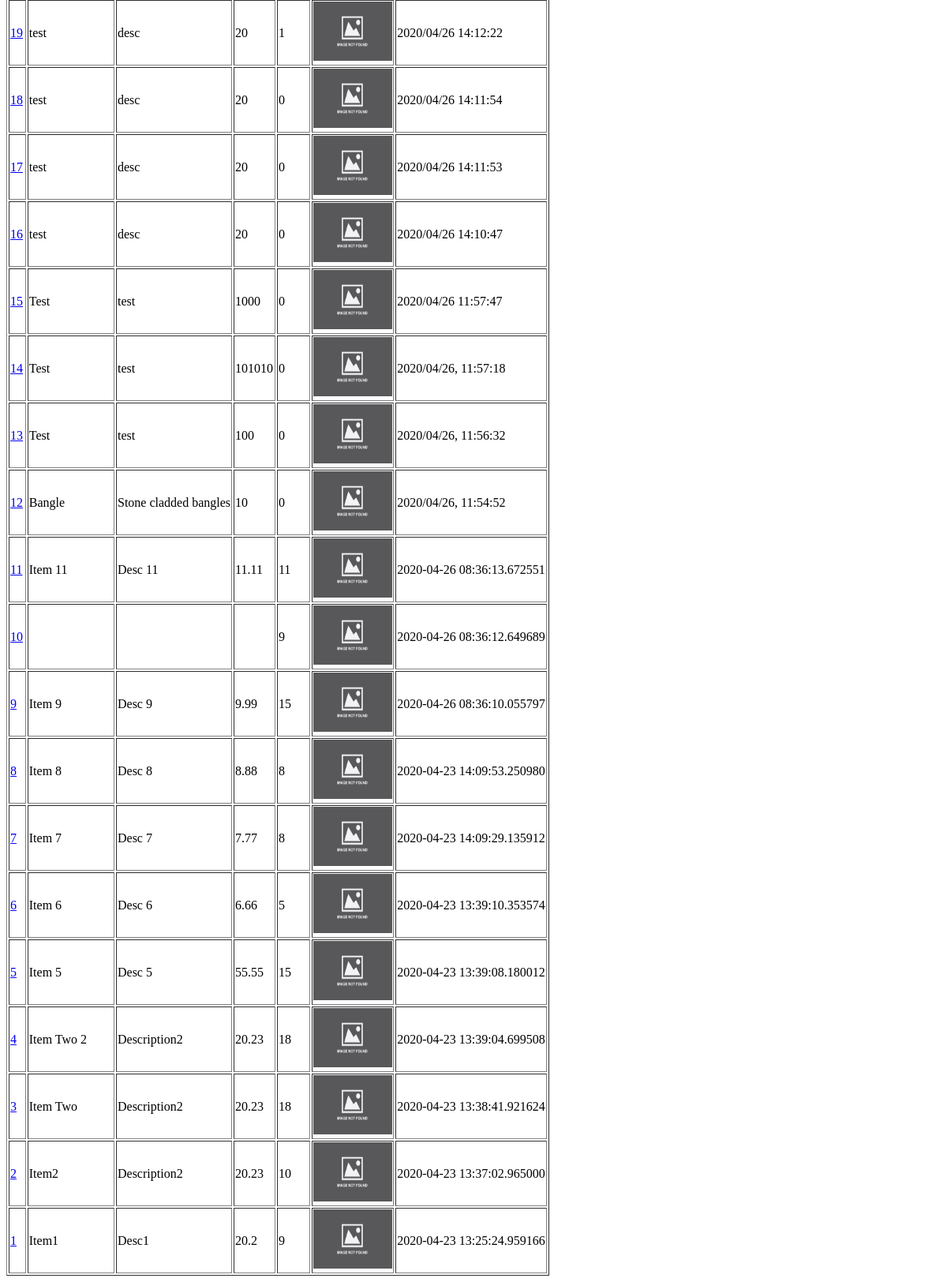
Page /items/ (lower part) on the earlier database version.
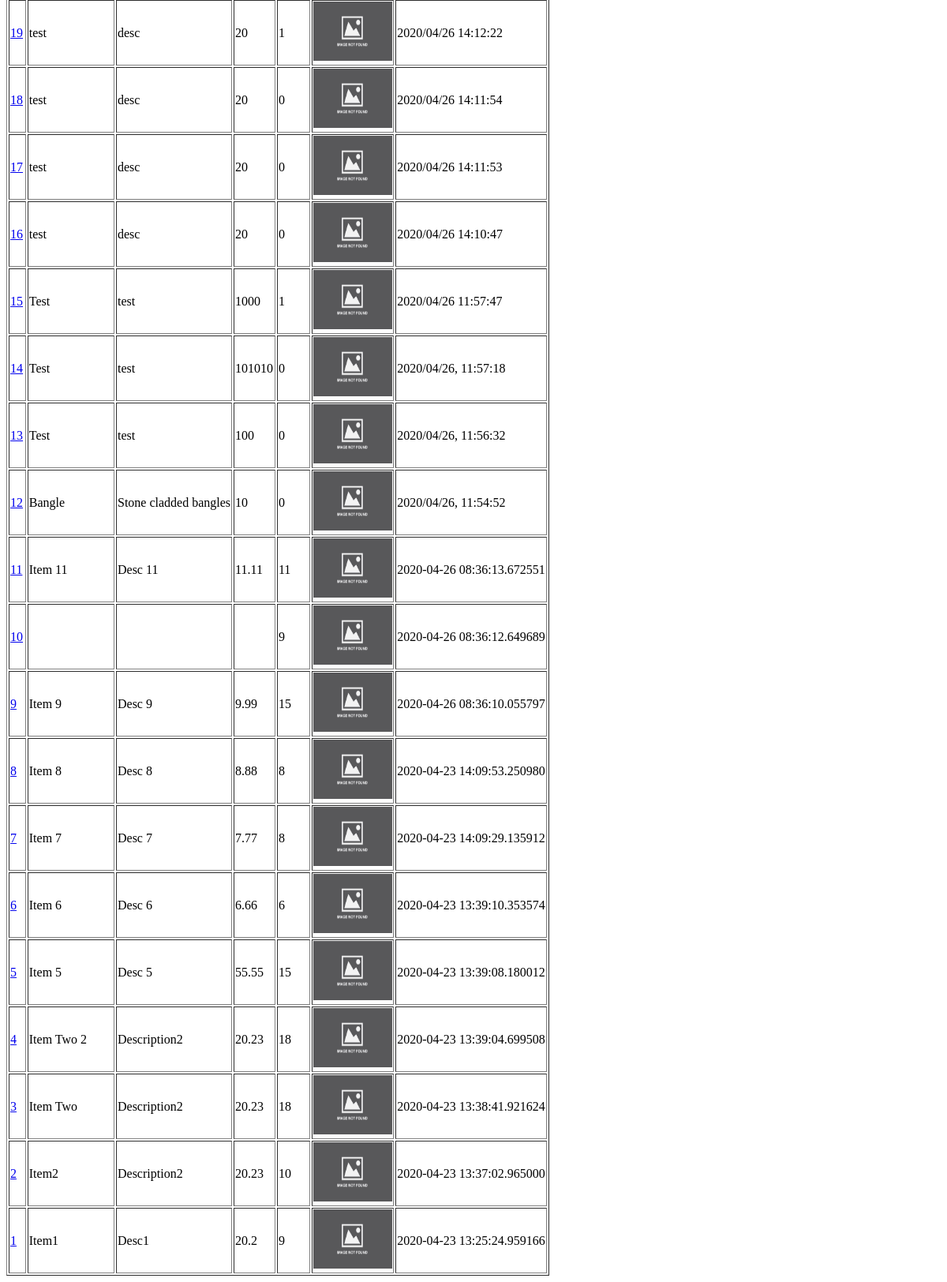
Same page on the later database version.
### tables this page shows
CREATE TABLE "item" (
	"id"	INTEGER NOT NULL PRIMARY KEY AUTOINCREMENT UNIQUE,
	"name"	TEXT NOT NULL,
	"desc"	TEXT NOT NULL,
	"weight"	NUMERIC NOT NULL,
	"photo"	TEXT,
	"created_date"	TEXT NOT NULL,
	"stock"	INTEGER DEFAULT 0.0
);

### api.py (the view)
@app.route('/items/')
@app.route('/items/<k>/<v>/')
def get_items(k='id',v='desc'):
    result = item.all_items(k,v)
    return render_template("item.html", items = result)

### item.py (called while the page is built)
    def all_items(self,k='id',v='desc'):
        sql = "select * from item order by " + k + ' ' + v
        result = self.connection.cursor().execute(sql)
        rows = result.fetchall()
        return rows

### templates/item.html (shortened to what this page needs)
<!DOCTYPE html>
<html>
<head>
</head>
<body>
    <div>
        <table border="1">
            {% for c in items %}
            <tr>
                <td><a href='/items/{{c[0]}}/' >{{c[0]}}</a></td>
                <td>{{c[1]}}</td>
                <td>{{c[2]}}</td>
                <td>{{c[3]}}</td>
                <td>{{c[6]}}</td>
                <td><img src="{{c[4]}}" width="100" height="75"></td>
                <td>{{c[5]}}</td>
            </tr>
            {% endfor %}
        </table>
    </div>
</body>
</html>

Differences in the rows shown:
changed item id 15: stock "0" → "1"
changed item "Item 6": stock "5" → "6"
